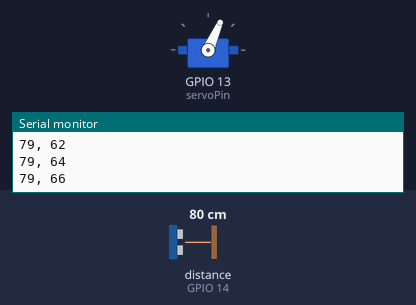
Bench run of a sketch on a simulated ESP32. Shown: servo, the last lines printed to the serial monitor. Wiring (inferred from the names in the program): ultrasonic range finder: trigger GPIO 12; echo GPIO 14. The inputs (shaded band) are chosen by the test bench; at power-on: distance to the obstacle (sensor on GPIO 14) 80 cm. The echo pulse lasts 58.3 µs per cm.

Above: at 1.2 s.
1.3 s: distance to the obstacle (sensor on GPIO 14) set to 250 cm
At 2.4 s:
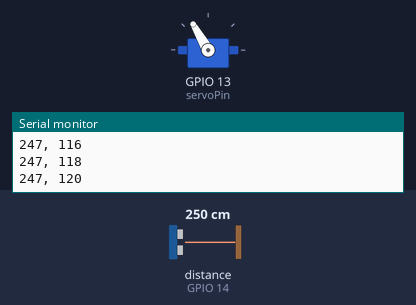
4.3 s: distance to the obstacle (sensor on GPIO 14) set to 2 cm
At 5.06 s:
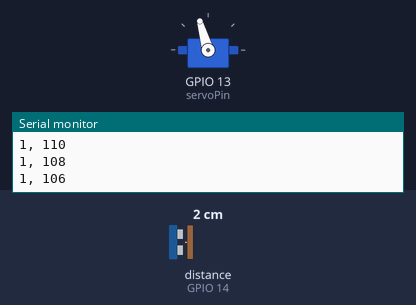
Timing chart, 0 to 13.3 s (numbered marks = the images above; inputs shaded):
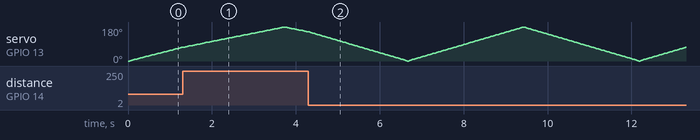

The sketch:

Radar.ino
```cpp
#include <Arduino.h>
#include <ESP32Servo.h>

#define delayTime 30
#define servoPin 13
#define trigPin 12
#define echoPin 14

int currPos = 0;
int servoDirection = 2;

float duration_us, distance_cm;

Servo servo;

void setup() {

  Serial.begin(115200);

  ESP32PWM::allocateTimer(0);
  servo.setPeriodHertz(50);
  servo.attach(servoPin, 500, 2400);
  pinMode(trigPin, OUTPUT);
  pinMode(echoPin, INPUT);
}

void loop() {

  digitalWrite(trigPin, LOW);
  delayMicroseconds(2);
  digitalWrite(trigPin, HIGH);
  delayMicroseconds(10);
  digitalWrite(trigPin, LOW);

  duration_us = pulseIn(echoPin, HIGH);
  distance_cm = 0.017 * duration_us;

  Serial.print((int)distance_cm);
  Serial.print(", ");
  Serial.println(currPos);

  servo.write(currPos);
  currPos += servoDirection;

  if (currPos >= 180) {
    currPos = 180;
    servoDirection = -2;
  } else if (currPos <= 0) {
    currPos = 0;
    servoDirection = 2;
  }

  delay(delayTime);
}
```
